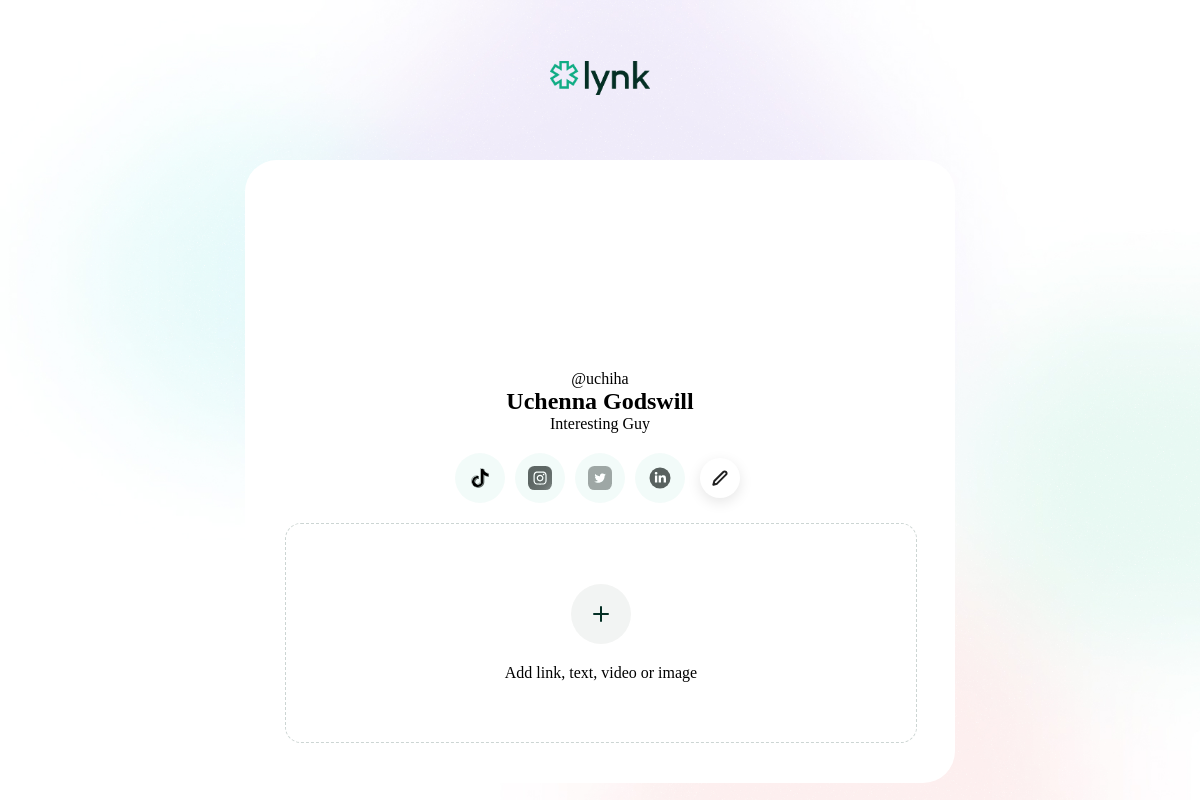
The page /profile/4/ on the database its author committed.
### lynk/models.py (models this page shows, shortened)
class User(models.Model):
    first_name = models.CharField(max_length=200)
    last_name = models.CharField(max_length=200)
    image = models.CharField(max_length=1024, blank=True,
                             null=True, default='https://cdn.pixabay.com/photo/2015/10/05/22/37/blank-profile-picture-973460_1280.png')
    email = models.EmailField(max_length=254, unique=True)
    email_confirmed = models.BooleanField(default=False)
    phone = models.CharField(max_length=200, blank=True, null=True)
    bio = models.TextField(blank=True, null=True)
    username = models.CharField(max_length=200, unique=True)
    password = models.CharField(max_length=128, blank=True)
    instagram = models.CharField(max_length=250, blank=True)
    tiktok = models.CharField(max_length=250, blank=True)
    twitter = models.CharField(max_length=250, blank=True)
    linkedin = models.CharField(max_length=250, blank=True)
    objects = models.Manager()

### lynk/views.py (the view)
# urls.py: path("profile/<int:user_id>/", views.profile, name="profile"),
def profile(request, user_id):
    try:
        user = User.objects.get(pk=user_id)
        elements = Element.objects.filter(user=user)
    except User.DoesNotExist:
        raise Http404("User does not exist")
    context = {
        'user': user,
        'elements': elements
    }
    return render(request, "lynk/profile/show.html", context)

### lynk/templates/lynk/profile/show.html (shortened to what this page needs)
{% extends "lynk/ui/profile.html" %}
{% block content %}
{% load static%}
<div class="card profile">
  <div class="profile-image">
  </div>
  <div class="profile-bio">
    <span class="username">@{{user.username}}</span>
    <span class="fullname">{{user.first_name}} {{user.last_name}}</span>
    <span class="bio">{{user.bio}}</span>
  </div>
  <div class="social-accounts">
    <ul>
      {% include "./social-accounts.html" with account_type='tiktok' url=user.tiktok %}
      {% include "./social-accounts.html" with account_type='instagram' url=user.instagram %}
      {% include "./social-accounts.html" with account_type='twitter' url=user.twitter %}
      {% include "./social-accounts.html" with account_type='linkedin' url=user.linkedin %}
      <li class="account-btn edit">
        <a href="{% url 'edit_profile' user_id=user.id %}">
          <img src="{% static "lynk/images/Icons/edit.svg" %}" alt="">
        </a>
      </li>
    </ul>
  </div>
  <div class="elements">
    <div class="element-adder" id="adder" onclick="window.location.href='{% url 'add_element' user_id=user.id %}'">
      <div class=" adder-content">
        <div class="adder-icon">
          <img src="{% static "lynk/images/Icons/plus.svg" %}" alt="">
        </div>
        <div class="adder-text">
          <span>Add link, text, video or image</span>
        </div>
      </div>
    </div>
  </div>
</div>
{%endblock%}

### lynk/templates/lynk/ui/profile.html (shortened to what this page needs)
<!DOCTYPE html>
<html>
<head>
  {% load static %}
  <link rel="stylesheet" href="{% static 'lynk/css/fonts.css' %}">
  <link rel="stylesheet" href="{% static 'lynk/css/main.css' %}">
</head>
<body>
  <div class="nav_container">
    <div class="navbar nav-profile">
      <div class="logo_container">
        <img class="logo" src="{% static 'lynk/images/logo/logo.png' %}" alt="logo" />
      </div>
    </div>
  </div>
  {% block content %}
  {% endblock %}
</body>
</html>

### lynk/templates/lynk/profile/social-accounts.html
{%load static%}
<li class="account-btn">
  <a href="{{ url }}">
    <img class="{% if url %}available-link{% endif %}" src="{% static "lynk/images/Icons/" %}{{ account_type }}.svg"
      alt="">
  </a>
</li>

### lynk/static/lynk/css/main.css (style rules this page uses)
body { background-image: url(../images/backgound.jpg); background-size: cover; background-attachment: fixed; max-width: 1728px; height: 100%; padding: 0; margin: 0 auto; font-family: TomatoGrotesk; }

### lynk/static/lynk/css/navbar.css (style rules this page uses)
.nav_container { width: 100%; box-sizing: border-box; padding: 30px; z-index: 1111; display: flex; justify-content: center; }
.nav_container .navbar { display: flex; justify-content: space-between; align-items: center; max-width: 1290px; width: 100%; margin: auto; height: 100px; }
.nav_container .nav-profile { display: flex; justify-content: center; align-items: center; max-width: 1290px; width: 100%; margin: auto; height: 100px; }
.nav_container .navbar .logo_container img { width: 100px; }

### lynk/static/lynk/css/cards.css (style rules this page uses)
.card { background: #ffffff; max-width: 630px; padding: 40px; border-radius: 32px; width: 100%; height: 100%; margin: 0 auto; }

### lynk/static/lynk/css/profile.css (style rules this page uses)
.profile { display: flex; flex-direction: column; gap: 20px; }
.profile-image { width: 150px !important; height: 150px; margin: 0px auto; border-radius: 75px; overflow: hidden; }
.profile-bio { display: flex; flex-direction: column; align-items: center; }
.profile-bio .fullname { font-size: 24px; font-weight: 600; }
.profile .social-accounts { width: 100%; }
.profile .social-accounts ul { list-style-type: none; display: flex; gap: 10px; width: max-content; margin: 0px auto !important; padding: 0 !important; padding-inline-start: 0 !important; justify-content: center; align-items: center; }
.profile .social-accounts ul li { display: inline-block; width: 50px; height: 50px; }
.profile .social-accounts ul li a { width: 50px; height: 50px; background: rgba(16, 172, 132, 0.05); display: block; position: relative; border-radius: 25px; }
.profile .social-accounts ul li a img, .el-type-actions .el-actions .el-action-btn a img { width: 24px; position: absolute; top: 50%; right: 50%; transform: translate(50%, -50%); }
.profile .social-accounts ul li a img { mix-blend-mode: luminosity; }
.profile .social-accounts ul li.edit a, .el-type-actions .el-actions .el-action-btn a { width: 40px; height: 40px; background: #ffffff; box-shadow: 0px 4px 14px rgba(0, 0, 0, 0.1); margin: 5px auto; }
.profile .social-accounts ul li.edit a img, .el-type-actions .el-actions .el-action-btn a img { width: 16px !important; }
.elements { display: flex; flex-direction: column; gap: 20px; }
.element-adder { width: 100%; height: auto; background: #ffffff; border: 1px dashed rgba(4, 47, 36, 0.2); border-radius: 16px; display: flex; flex-direction: column; align-items: center; justify-content: space-between; gap: 20px; padding: 60px 0px; }
.element-adder .adder-content { display: flex; flex-direction: column; align-items: center; gap: 20px; }
.element-adder .adder-content .adder-icon { width: 60px; height: 60px; background: rgba(4, 47, 36, 0.05); border-radius: 30px; position: relative; }
.element-adder .adder-content .adder-icon img { position: absolute; top: 50%; right: 50%; transform: translate(50%, -50%); }

### rows shown on the page
User: username "uchiha", first_name "Uchenna", last_name "Godswill", bio "Interesting Guy"
